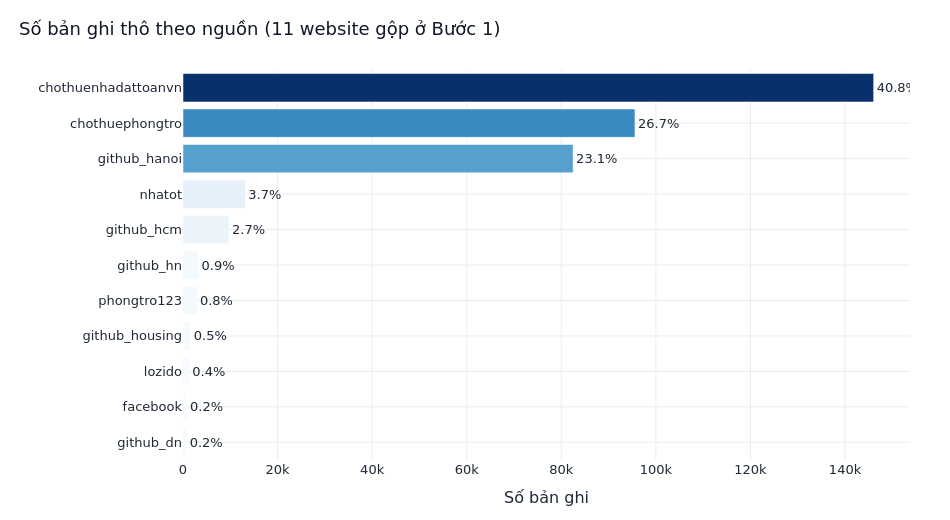

Notebook source saved alongside this figure:
### Markdown cell above
### 1.1. Quy mô từng nguồn (provenance)

### Code cell
src = (raw["source"].value_counts().rename_axis("source").reset_index(name="count"))
src["pct"] = (src["count"] / src["count"].sum() * 100).round(1)

fig = px.bar(src, x="count", y="source", orientation="h",
             text=src["pct"].map(lambda v: f"{v}%"),
             color="count", color_continuous_scale="Blues",
             title="Số bản ghi thô theo nguồn (11 website gộp ở Bước 1)")
fig.update_layout(yaxis=dict(categoryorder="total ascending"),
                  coloraxis_showscale=False, xaxis_title="Số bản ghi", yaxis_title="")
fig.update_traces(textposition="outside",
                  hovertemplate="<b>%{y}</b><br>%{x:,} bản ghi (%{text})<extra></extra>")
show_px(fig, "01_raw_source_distribution", w=950, h=520)

print(f"⚠️ Mất cân bằng nguồn: '{src.iloc[0]['source']}' chiếm {src.iloc[0]['pct']}% "
      f"toàn bộ dữ liệu thô — cần lưu ý khi diễn giải thống kê toàn cục.")

### Figure 1 — Plotly figure (JSON) as saved in the notebook; plotly's stock layout.template omitted (floating-point values rounded to 4 significant figures)
{"data": [{"hovertemplate": "<b>%{y}</b><br>%{x:,} bản ghi (%{text})<extra></extra>", "legendgroup": "", "marker": {"color": [146050, 95574, 82497, 13175, 9733, 3284, 2940, 1635, 1329, 866, 768], "coloraxis": "coloraxis", "pattern": {"shape": ""}}, "name": "", "orientation": "h", "showlegend": false, "text": ["40.8%", "26.7%", "23.1%", "3.7%", "2.7%", "0.9%", "0.8%", "0.5%", "0.4%", "0.2%", "0.2%"], "textposition": "outside", "type": "bar", "x": [146050, 95574, 82497, 13175, 9733, 3284, 2940, 1635, 1329, 866, 768], "xaxis": "x", "y": ["chothuenhadattoanvn", "chothuephongtro", "github_hanoi", "nhatot", "github_hcm", "github_hn", "phongtro123", "github_housing", "lozido", "facebook", "github_dn"], "yaxis": "y"}], "layout": {"barmode": "relative", "coloraxis": {"autocolorscale": false, "colorbar": {"title": {"text": "count"}}, "colorscale": [[0, "rgb(247,251,255)"], [0.125, "rgb(222,235,247)"], [0.25, "rgb(198,219,239)"], [0.375, "rgb(158,202,225)"], [0.5, "rgb(107,174,214)"], [0.625, "rgb(66,146,198)"], [0.75, "rgb(33,113,181)"], [0.875, "rgb(8,81,156)"], [1, "rgb(8,48,107)"]], "showscale": false}, "height": 520, "legend": {"tracegroupgap": 0}, "title": {"text": "Số bản ghi thô theo nguồn (11 website gộp ở Bước 1)"}, "width": 950, "xaxis": {"anchor": "y", "domain": [0, 1], "title": {"text": "Số bản ghi"}}, "yaxis": {"anchor": "x", "categoryorder": "total ascending", "domain": [0, 1], "title": {"text": ""}}}}
